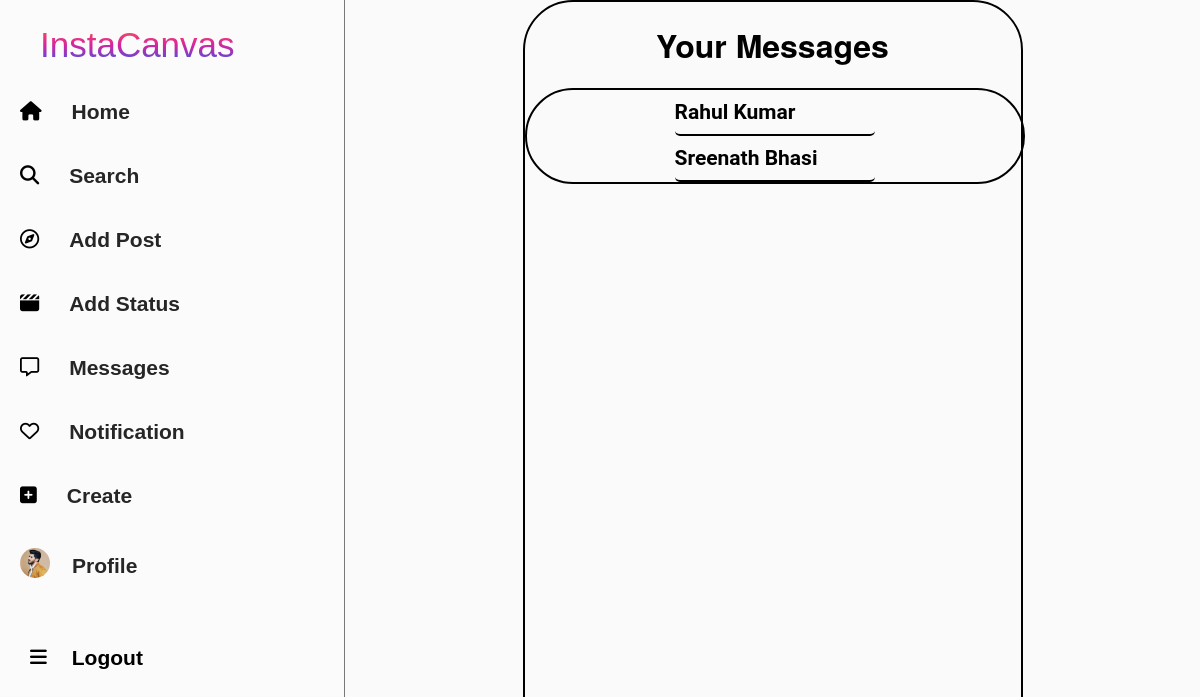
Page /mes/Dulquer salmaan (signed in) on the committed database.
### socialapp/models.py (models this page shows)
class logindb(models.Model):
    username=models.CharField(max_length=100)
    email=models.EmailField(max_length=100)
    mobile = models.IntegerField(null=True)
    gender = models.CharField(max_length=100, null=True)
    place= models.CharField(max_length=100,null=True)
    password=models.CharField(max_length=100)
    confirm_password=models.CharField(max_length=100)
    image = models.ImageField(null=True)
    timestamp = models.DateTimeField(auto_now_add=True)

class postm(models.Model):
    username=models.CharField(max_length=100)
    name = models.CharField(max_length=100)
    msg=models.CharField(max_length=100)
    image = models.ImageField(null=True)
    timestamp = models.DateTimeField(auto_now_add=True)

### socialapp/views.py (the view)
# urls.py: path('mes/<dataid>', views.mes, name="mes"),
def mes(request,dataid):
    if 'name' in request.session:
        username = request.session['name']
        user_object = logindb.objects.get(username=username)
        datas = postm.objects.filter(username=dataid)
        unique_names = set(i.name for i in datas)
    return render(request,"yourmessages.html",{"user_object":user_object,"datas": datas, "unique_names": unique_names})

### socialapp/templates/yourmessages.html (shortened to what this page needs)
<!DOCTYPE html>
{% extends 'insta.html' %}
{% block content %}
<html lang="en">
<head>
    <link rel="stylesheet" href="css/style.css">
</head>
<body>
<div class="container1" style="width:500px;">
    <h1 class="center-text" style="margin-bottom:20px;margin-top:20px;">Your Messages</h1>
    <div class="container1">
        <div style="width:200px;margin:auto;">
            {% for name in unique_names %}
                        <a href="{% url 'message' dataid=name %}">
                            <div class="follower sub-section">
                                <p class="username">{{name}}</p>
                            </div>
                        </a>
                    {% endfor %}
        </div>
    </div>
</div>
{% endblock %}

### socialapp/templates/insta.html (shortened to what this page needs)
{% load static %}
<!DOCTYPE html>
<html lang="en">
<head>
    <link rel="stylesheet" href="https://cdnjs.cloudflare.com/ajax/libs/font-awesome/6.4.2/css/all.min.css">
    <link rel="stylesheet" href="{% static 'css/style.css' %}">
</head>
<body>
<div class="container">
        <nav>
            <div class="navbar">
                <div class="instagram-text-logo"  style="width:200px;">
        InstaCanvas
    </div>
                <div class="sub-section">
                    <i class="fa-solid fa-house" ></i>
                    <a href="{% url 'web' %}">Home</a>
                </div>
                <div class="sub-section" onclick="openSearchModal()">
                    <i class="fa-solid fa-magnifying-glass"></i>
                    <a href="#">Search</a>
                </div>
                <div class="sub-section" onclick="openadd()">
                    <i class="fa-regular fa-compass"></i>
                    <a href="#">Add Post</a>
                </div>
                <div class="sub-section" onclick="openstatus()">
                    <i class="fa-solid fa-clapperboard"></i>
                    <a href="#">Add Status</a>
                </div>
                <div class="sub-section">
                    <i class="fa-regular fa-message"></i>
                    <a href="{% url 'mes' dataid=request.session.name %}">Messages</a>
                </div>
                <div class="sub-section" id="hidden2">
                    <i class="fa-regular fa-heart"></i>
                    <a href="#">Notification</a>
                </div>
                <div class="sub-section" id="hidden1">
                    <i class="fa-solid fa-square-plus"></i>
                    <a href="#">Create</a>
                </div>
                <div class="sub-section">
                    <div class="profile-img">
                        {% if request.session.name == user_object.username %}
                        <img src="{{user_object.image.url}}" alt="">
                        {% endif %}
                    </div>
                    {% if request.session.name and user_object %}
                    <a href="{% url 'profile' dataid=request.session.name item=request.session.name %}">Profile</a>
                {% endif %}
                </div>
                <div class="menu-section " id="hidden">
                    <i class="fa-solid fa-bars"></i>
                    <a href="{% url 'logout' %}">Logout</a>
                </div>
            </div>
        </nav>
    {% block content %}{% endblock %}
</body>
</html>

### socialapp/static/css/style.css (style rules this page uses)
:root { --background-color:rgb(252, 251, 251); --font-color:rgb(0, 0, 0); --secod-font-color:rgb(101, 101, 101); --secondary-font-color : rgb(179, 179, 179); --background-on-hover:rgb(215, 214, 214); }
* { margin: 0; padding: 0; box-sizing: border-box; }
p { font-family: 'Roboto', sans-serif; }
.container { display: flex; }
a { text-decoration: none; color: var(--font-color); font-family: 'Signika', sans-serif; font-size: 21px; font-weight: 550; }
body { background-color: var(--background-color); overflow-x: hidden; min-height: 100vh; width: 100vw; overflow-x: hidden; }
.navbar { display: flex; flex-direction: column; gap: 20px; height: 100vh; width: 345px; background-color: var(--background-color); padding-top: 20px; padding-bottom: 10px; padding-inline: 10px; border-right: 0.1px solid rgba(76, 75, 75, 0.737); position: sticky; top: 0px; }
.instagram-text-logo { width: 150px; margin: 5px 30px; cursor: pointer; }
.sub-section { display: flex; align-items: center; gap: 25px; border-radius: 5px; cursor: pointer; padding: 20px 20px; transition: all 0.2s ease; }
.sub-section i { font-size: 21px; color: var(--font-color); transition: all 0.2s ease; }
.profile-img { width: 22px; transition: all 0.2s ease; cursor: pointer; }
.profile-img img { width: 100%; border-radius: 50%; }
.menu-section { display: flex; gap: 25px; align-items: center; margin-top: 23px; border-radius: 5px; cursor: pointer; padding: 10px 20px; transition: all 0.3s ease; }
.menu-section i { color: var(--font-color); font-size: 1.2rem; transition: all 0.2s ease; }
body { font-family: 'Helvetica Neue', Arial, sans-serif; margin: 0; padding: 0; background-color: #fafafa; }
.sub-section { display: flex; align-items: center; padding: 10px; }
.sub-section a { margin-left: 5px; color: #262626; text-decoration: none; }
.sub-section i { font-size: 1.2em; }
.sub-section .profile-img img { width: 30px; height: 30px; border-radius: 50%; }
.container1 { margin-top:30px; margin-left:450px; border-radius: 50px; border:solid 2px; max-width: 600px; margin: 0 auto; width:500px; }
.follower { display: flex; align-items: center; padding: 10px 0; border-bottom: 2px solid; }
.username { font-weight: bold; margin: 0; }

### socialapp/templates/insta.html (style rules this page uses)
.instagram-text-logo { font-family: 'Billabong', sans-serif; font-size: 35px; background: -webkit-linear-gradient(#fd5949, #d6249f, #285aeb); -webkit-background-clip: text; -webkit-text-fill-color: transparent; }

### socialapp/templates/yourmessages.html (style rules this page uses)
.center-text { text-align: center; }
.follower { text-align: center; }

### rows in the picture
logindb: image (picture)
postm: unique_names "Rahul Kumar"
postm: unique_names "Sreenath Bhasi"
